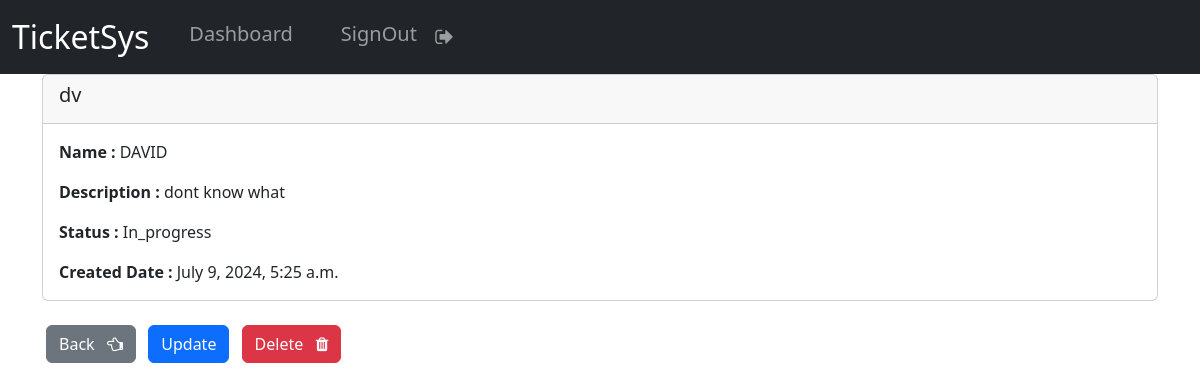
Page /viewrecord/3 (signed in) on the committed database.
### app/models.py (models this page shows, shortened)
class Tickets(models.Model):
    creation_date=models.DateTimeField(auto_now_add=True)
    Name=models.CharField(max_length=50)
    Cisco_id=models.CharField(max_length=50)
    Ticket_description=models.CharField(max_length=200)
    OS_type=models.CharField(max_length=10)
    Tool=models.CharField(max_length=10)
    Ticket_State=models.CharField(max_length=50)

### app/views.py (the view)
# urls.py: path("viewrecord/<int:pk>",views.viewrecord,name="viewrecord"),
@login_required(login_url="login")
def viewrecord(request,pk):
    record=Tickets.objects.get(id=pk)
    return render(request,"viewrecord.html",{'record':record})

### templates/viewrecord.html
{% extends "base.html" %}
{% block body %}
<div class="container">
<div class="card ">
    <div class="card-header">
        <h5>{{record.Cisco_id}}</h5>
    </div>
    <div class="card-body">
      <p class="card-text"><strong>Name : </strong>{{record.Name|upper}}  </p>
      <p class="card-text"><strong>Description : </strong>{{record.Ticket_description}}</p>
      <p class="card-text"><strong>Status : </strong>{{record.Ticket_State}}  </p>
      <p class="card-text"><strong>Created Date : </strong> {{record.creation_date}}</p>
    </div>
  </div>
  <br>
  <a href="{% url 'dashboard' %}" class="btn btn-secondary mx-1">Back &nbsp; <i class="fa fa-hand-o-left" aria-hidden="true"></i></a>
  <a href="{% url 'updaterecord' record.id %}" class="btn btn-primary mx-1">Update</a>
  <a href="{% url 'deleterecord' record.id %}" class="btn btn-danger mx-1">Delete &nbsp; <i class="fa fa-trash" aria-hidden="true"></i></a>
</div>
{% endblock body %}

### rows in the picture
Tickets: Cisco_id "dv", Name "DAVID", Ticket_description "dont know what", Ticket_State "In_progress", creation_date "July 9, 2024, 5:25 a.m."
